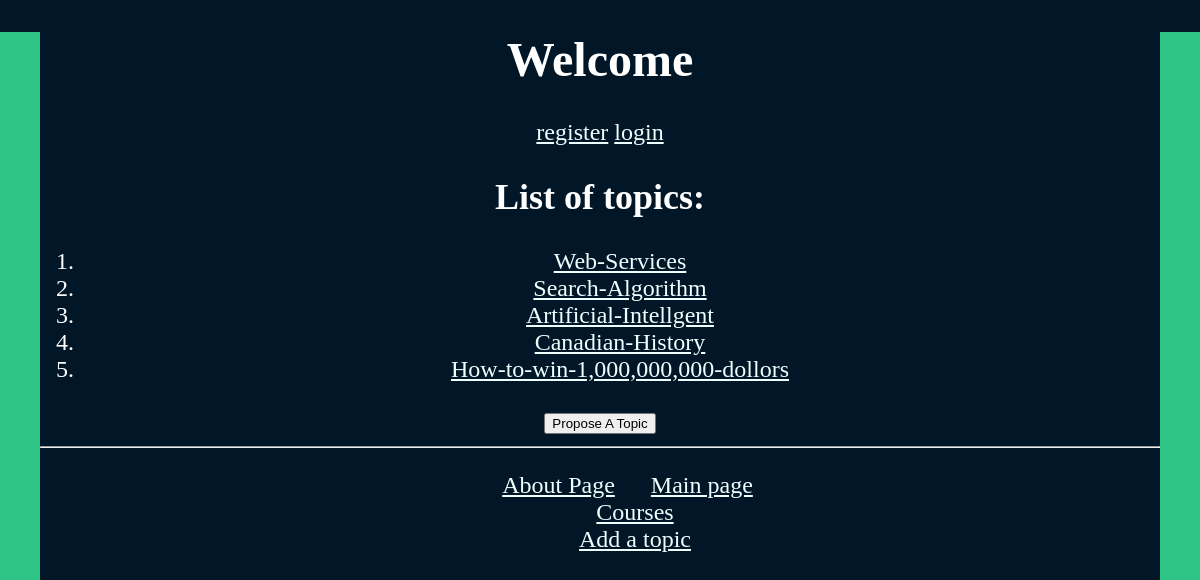
The app's page /myapp/topic/, older data.
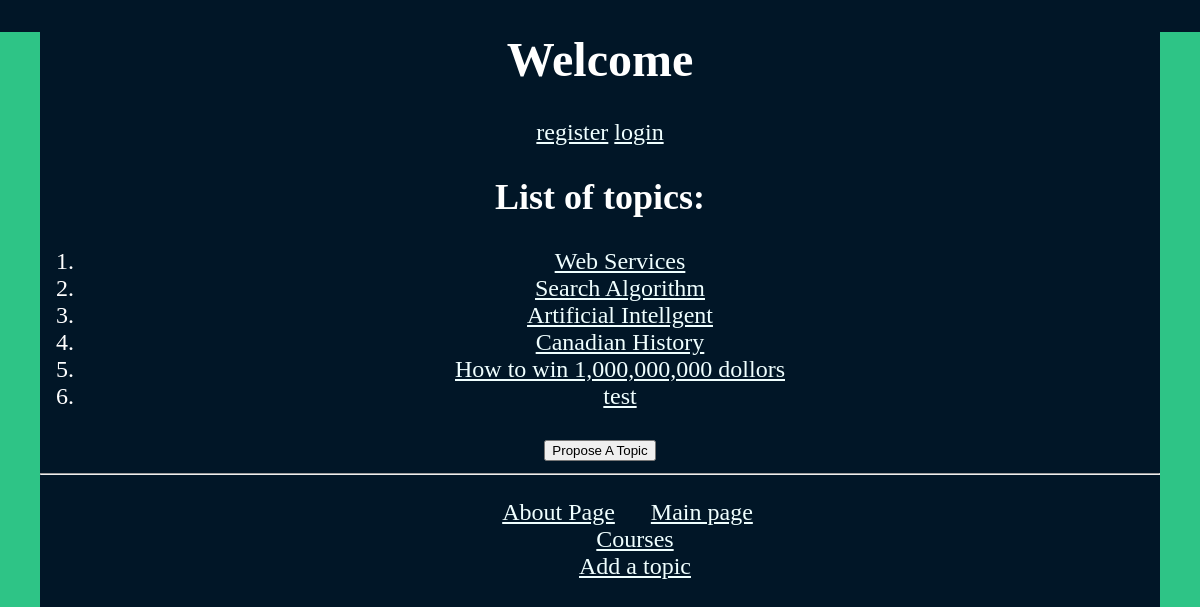
The same page, newer data.
### myapp/models.py (models this page shows, shortened)
class Topic(models.Model):
    subject = models.CharField(max_length=100, unique=True)
    intro_course = models.BooleanField(default=True)
    TIME_CHOICES = (
        (0, 'No preference'),
        (1, 'Morning'),
        (2, 'Afternoon'),
        (3, 'Evening')
    )
    time = models.IntegerField(default=0, choices=TIME_CHOICES)
    num_responses = models.IntegerField(default=0)
    avg_age =models.IntegerField(default=20)

### myapp/views.py (the view)
def topiclist(request):
    topiclist = Topic.objects.all()[:10]
    return render(request, 'myapp/topic.html', {'topiclist': topiclist})

### myapp/templates/myapp/topic.html (shortened to what this page needs)
{% extends 'myapp/base.html' %}
{% block body_block %}
    {%  if topiclist %}
        <h2>List of topics:</h2>
             <ol>
            {%  for topic in topiclist %}
                  <li><a href="/myapp/topic/{{ topic.subject }}" >{{ topic.subject }} </a></li>
            {%  endfor %}
             </ol>
    {% else%}
        <strong> There are no available topics!</strong>
    {%  endif %}
        <form action={% url 'myapp:addtopic'%} method='post'>
              <input type="submit" value="Propose A Topic" />
        </form>
{% endblock %}

### myapp/templates/myapp/base.html (shortened to what this page needs)
<!DOCTYPE html>
{% load staticfiles %}
<html>
    <head>
        <link rel="stylesheet" type="text/css" href="{% static 'myapp/styling.css' %}" />
    </head>
    <body>
        <div>
            <h1>{% block myhdg %}Welcome{% endblock %}</h1>
            <a href="/myapp/register/">register</a>
            <a href="/myapp/login">login</a>
            {% block body_block %}
            {% endblock %}
        </div>
        <hr />
        <div>
            <ul>
                <li class="hbar1"><a href="/myapp/about/">About Page</a></li>
                <li class="hbar1"><a href = "{% url 'myapp:index' %}">Main page</a><br/></li>
                <li class="hbar1"><a href = "{% url 'myapp:course' %}">Courses</a><br/></li>
                <li class="hbar1"><a href = "{% url 'myapp:addtopic' %}">Add a topic</a><br/></li>
            </ul>
        </div>
    </body>
</html>

### myapp/static/myapp/styling.css (style rules this page uses)
body { font-family: 'Roboto Slab', serif; font-size: 1.5em; background-color: #011627; color: white; text-align: center; border: 40px solid #2EC486; border-top: 0; margin: 0; }
h1 { text-align: center; color: white; font-family: "Bodoni MT Poster Compressed"; }
.hbar1 { display: inline; margin: 15px; }
a { color:azure; }

Row changes from the older to the newer data that the page shows:
changed Topic: subject "Web-Services" → "Web Services"
changed Topic: subject "Search-Algorithm" → "Search Algorithm"
changed Topic: subject "Artificial-Intellgent" → "Artificial Intellgent"
changed Topic: subject "Canadian-History" → "Canadian History"
changed Topic: subject "How-to-win-1,000,000,000-dollors" → "How to win 1,000,000,000 dollors"
added Topic: subject "test"
